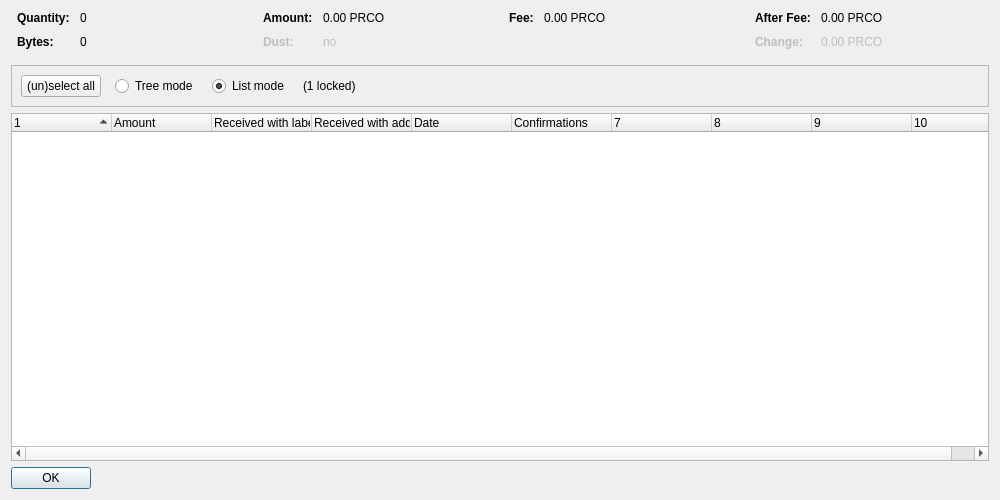
<?xml version="1.0" encoding="UTF-8"?>
<ui version="4.0">
 <class>CoinControlDialog</class>
 <widget class="QDialog" name="CoinControlDialog">
  <property name="geometry">
   <rect>
    <x>0</x>
    <y>0</y>
    <width>1000</width>
    <height>500</height>
   </rect>
  </property>
  <property name="windowTitle">
   <string>Coin Selection</string>
  </property>
  <layout class="QVBoxLayout" name="verticalLayout">
   <item>
    <layout class="QHBoxLayout" name="horizontalLayoutTop" stretch="0,0,0,0">
     <property name="topMargin">
      <number>0</number>
     </property>
     <property name="bottomMargin">
      <number>10</number>
     </property>
     <item>
      <layout class="QFormLayout" name="formLayoutCoinControl1">
       <property name="horizontalSpacing">
        <number>10</number>
       </property>
       <property name="verticalSpacing">
        <number>10</number>
       </property>
       <property name="leftMargin">
        <number>6</number>
       </property>
       <property name="rightMargin">
        <number>6</number>
       </property>
       <item row="0" column="0">
        <widget class="QLabel" name="labelCoinControlQuantityText">
         <property name="font">
          <font>
           <weight>75</weight>
           <bold>true</bold>
          </font>
         </property>
         <property name="text">
          <string>Quantity:</string>
         </property>
        </widget>
       </item>
       <item row="0" column="1">
        <widget class="QLabel" name="labelCoinControlQuantity">
         <property name="cursor">
          <cursorShape>IBeamCursor</cursorShape>
         </property>
         <property name="contextMenuPolicy">
          <enum>Qt::ActionsContextMenu</enum>
         </property>
         <property name="text">
          <string notr="true">0</string>
         </property>
         <property name="textInteractionFlags">
          <set>Qt::LinksAccessibleByMouse|Qt::TextSelectableByKeyboard|Qt::TextSelectableByMouse</set>
         </property>
        </widget>
       </item>
       <item row="1" column="0">
        <widget class="QLabel" name="labelCoinControlBytesText">
         <property name="font">
          <font>
           <weight>75</weight>
           <bold>true</bold>
          </font>
         </property>
         <property name="text">
          <string>Bytes:</string>
         </property>
        </widget>
       </item>
       <item row="1" column="1">
        <widget class="QLabel" name="labelCoinControlBytes">
         <property name="cursor">
          <cursorShape>IBeamCursor</cursorShape>
         </property>
         <property name="contextMenuPolicy">
          <enum>Qt::ActionsContextMenu</enum>
         </property>
         <property name="text">
          <string notr="true">0</string>
         </property>
         <property name="textInteractionFlags">
          <set>Qt::LinksAccessibleByMouse|Qt::TextSelectableByKeyboard|Qt::TextSelectableByMouse</set>
         </property>
        </widget>
       </item>
      </layout>
     </item>
     <item>
      <layout class="QFormLayout" name="formLayoutCoinControl2">
       <property name="horizontalSpacing">
        <number>10</number>
       </property>
       <property name="verticalSpacing">
        <number>10</number>
       </property>
       <property name="leftMargin">
        <number>6</number>
       </property>
       <property name="rightMargin">
        <number>6</number>
       </property>
       <item row="0" column="0">
        <widget class="QLabel" name="labelCoinControlAmountText">
         <property name="font">
          <font>
           <weight>75</weight>
           <bold>true</bold>
          </font>
         </property>
         <property name="text">
          <string>Amount:</string>
         </property>
        </widget>
       </item>
       <item row="0" column="1">
        <widget class="QLabel" name="labelCoinControlAmount">
         <property name="cursor">
          <cursorShape>IBeamCursor</cursorShape>
         </property>
         <property name="contextMenuPolicy">
          <enum>Qt::ActionsContextMenu</enum>
         </property>
         <property name="text">
          <string notr="true">0.00 PRCO</string>
         </property>
         <property name="textInteractionFlags">
          <set>Qt::LinksAccessibleByMouse|Qt::TextSelectableByKeyboard|Qt::TextSelectableByMouse</set>
         </property>
        </widget>
       </item>
       <item row="1" column="0">
        <widget class="QLabel" name="labelCoinControlLowOutputText">
         <property name="enabled">
          <bool>false</bool>
         </property>
         <property name="font">
          <font>
           <weight>75</weight>
           <bold>true</bold>
          </font>
         </property>
         <property name="text">
          <string>Dust:</string>
         </property>
        </widget>
       </item>
       <item row="1" column="1">
        <widget class="QLabel" name="labelCoinControlLowOutput">
         <property name="enabled">
          <bool>false</bool>
         </property>
         <property name="cursor">
          <cursorShape>IBeamCursor</cursorShape>
         </property>
         <property name="contextMenuPolicy">
          <enum>Qt::ActionsContextMenu</enum>
         </property>
         <property name="text">
          <string notr="true">no</string>
         </property>
         <property name="textInteractionFlags">
          <set>Qt::LinksAccessibleByMouse|Qt::TextSelectableByKeyboard|Qt::TextSelectableByMouse</set>
         </property>
        </widget>
       </item>
      </layout>
     </item>
     <item>
      <layout class="QFormLayout" name="formLayoutCoinControl3">
       <property name="horizontalSpacing">
        <number>10</number>
       </property>
       <property name="verticalSpacing">
        <number>10</number>
       </property>
       <property name="leftMargin">
        <number>6</number>
       </property>
       <property name="rightMargin">
        <number>6</number>
       </property>
       <item row="0" column="0">
        <widget class="QLabel" name="labelCoinControlFeeText">
         <property name="font">
          <font>
           <weight>75</weight>
           <bold>true</bold>
          </font>
         </property>
         <property name="text">
          <string>Fee:</string>
         </property>
        </widget>
       </item>
       <item row="0" column="1">
        <widget class="QLabel" name="labelCoinControlFee">
         <property name="cursor">
          <cursorShape>IBeamCursor</cursorShape>
         </property>
         <property name="contextMenuPolicy">
          <enum>Qt::ActionsContextMenu</enum>
         </property>
         <property name="text">
          <string notr="true">0.00 PRCO</string>
         </property>
         <property name="textInteractionFlags">
          <set>Qt::LinksAccessibleByMouse|Qt::TextSelectableByKeyboard|Qt::TextSelectableByMouse</set>
         </property>
        </widget>
       </item>
      </layout>
     </item>
     <item>
      <layout class="QFormLayout" name="formLayoutCoinControl4">
       <property name="horizontalSpacing">
        <number>10</number>
       </property>
       <property name="verticalSpacing">
        <number>10</number>
       </property>
       <property name="leftMargin">
        <number>6</number>
       </property>
       <property name="rightMargin">
        <number>6</number>
       </property>
       <item row="0" column="0">
        <widget class="QLabel" name="labelCoinControlAfterFeeText">
         <property name="font">
          <font>
           <weight>75</weight>
           <bold>true</bold>
          </font>
         </property>
         <property name="text">
          <string>After Fee:</string>
         </property>
        </widget>
       </item>
       <item row="0" column="1">
        <widget class="QLabel" name="labelCoinControlAfterFee">
         <property name="cursor">
          <cursorShape>IBeamCursor</cursorShape>
         </property>
         <property name="contextMenuPolicy">
          <enum>Qt::ActionsContextMenu</enum>
         </property>
         <property name="text">
          <string notr="true">0.00 PRCO</string>
         </property>
         <property name="textInteractionFlags">
          <set>Qt::LinksAccessibleByMouse|Qt::TextSelectableByKeyboard|Qt::TextSelectableByMouse</set>
         </property>
        </widget>
       </item>
       <item row="1" column="0">
        <widget class="QLabel" name="labelCoinControlChangeText">
         <property name="enabled">
          <bool>false</bool>
         </property>
         <property name="font">
          <font>
           <weight>75</weight>
           <bold>true</bold>
          </font>
         </property>
         <property name="text">
          <string>Change:</string>
         </property>
        </widget>
       </item>
       <item row="1" column="1">
        <widget class="QLabel" name="labelCoinControlChange">
         <property name="enabled">
          <bool>false</bool>
         </property>
         <property name="cursor">
          <cursorShape>IBeamCursor</cursorShape>
         </property>
         <property name="contextMenuPolicy">
          <enum>Qt::ActionsContextMenu</enum>
         </property>
         <property name="text">
          <string notr="true">0.00 PRCO</string>
         </property>
         <property name="textInteractionFlags">
          <set>Qt::LinksAccessibleByMouse|Qt::TextSelectableByKeyboard|Qt::TextSelectableByMouse</set>
         </property>
        </widget>
       </item>
      </layout>
     </item>
    </layout>
   </item>
   <item>
    <widget class="QFrame" name="frame">
     <property name="minimumSize">
      <size>
       <width>0</width>
       <height>40</height>
      </size>
     </property>
     <property name="frameShape">
      <enum>QFrame::StyledPanel</enum>
     </property>
     <property name="frameShadow">
      <enum>QFrame::Sunken</enum>
     </property>
     <layout class="QHBoxLayout" name="horizontalLayout">
      <item>
       <layout class="QHBoxLayout" name="horizontalLayoutPanel" stretch="0,0,0,0,0">
        <property name="spacing">
         <number>14</number>
        </property>
        <item>
         <widget class="QPushButton" name="pushButtonSelectAll">
          <property name="sizePolicy">
           <sizepolicy hsizetype="Maximum" vsizetype="Fixed">
            <horstretch>0</horstretch>
            <verstretch>0</verstretch>
           </sizepolicy>
          </property>
          <property name="text">
           <string>(un)select all</string>
          </property>
          <property name="autoDefault">
           <bool>false</bool>
          </property>
         </widget>
        </item>
        <item>
         <widget class="QRadioButton" name="radioTreeMode">
          <property name="sizePolicy">
           <sizepolicy hsizetype="Maximum" vsizetype="Fixed">
            <horstretch>0</horstretch>
            <verstretch>0</verstretch>
           </sizepolicy>
          </property>
          <property name="text">
           <string>Tree mode</string>
          </property>
         </widget>
        </item>
        <item>
         <widget class="QRadioButton" name="radioListMode">
          <property name="sizePolicy">
           <sizepolicy hsizetype="Maximum" vsizetype="Fixed">
            <horstretch>0</horstretch>
            <verstretch>0</verstretch>
           </sizepolicy>
          </property>
          <property name="text">
           <string>List mode</string>
          </property>
          <property name="checked">
           <bool>true</bool>
          </property>
         </widget>
        </item>
        <item>
         <widget class="QLabel" name="labelLocked">
          <property name="text">
           <string notr="true">(1 locked)</string>
          </property>
         </widget>
        </item>
        <item>
         <spacer name="horizontalSpacer">
          <property name="orientation">
           <enum>Qt::Horizontal</enum>
          </property>
          <property name="sizeHint" stdset="0">
           <size>
            <width>40</width>
            <height>20</height>
           </size>
          </property>
         </spacer>
        </item>
       </layout>
      </item>
     </layout>
    </widget>
   </item>
   <item>
    <widget class="CoinControlTreeWidget" name="treeWidget">
     <property name="contextMenuPolicy">
      <enum>Qt::CustomContextMenu</enum>
     </property>
     <property name="sortingEnabled">
      <bool>false</bool>
     </property>
     <property name="columnCount">
      <number>10</number>
     </property>
     <attribute name="headerShowSortIndicator" stdset="0">
      <bool>true</bool>
     </attribute>
     <attribute name="headerStretchLastSection">
      <bool>false</bool>
     </attribute>
     <column>
      <property name="text">
       <string/>
      </property>
     </column>
     <column>
      <property name="text">
       <string>Amount</string>
      </property>
     </column>
     <column>
      <property name="text">
       <string>Received with label</string>
      </property>
     </column>
     <column>
      <property name="text">
       <string>Received with address</string>
      </property>
     </column>
     <column>
      <property name="text">
       <string>Date</string>
      </property>
     </column>
     <column>
      <property name="text">
       <string>Confirmations</string>
      </property>
      <property name="toolTip">
       <string>Confirmed</string>
      </property>
     </column>
     <column>
      <property name="text">
       <string/>
      </property>
     </column>
     <column>
      <property name="text">
       <string/>
      </property>
     </column>
     <column>
      <property name="text">
       <string/>
      </property>
     </column>
     <column>
      <property name="text">
       <string/>
      </property>
     </column>
    </widget>
   </item>
   <item>
    <widget class="QDialogButtonBox" name="buttonBox">
     <property name="sizePolicy">
      <sizepolicy hsizetype="Maximum" vsizetype="Fixed">
       <horstretch>0</horstretch>
       <verstretch>0</verstretch>
      </sizepolicy>
     </property>
     <property name="orientation">
      <enum>Qt::Horizontal</enum>
     </property>
     <property name="standardButtons">
      <set>QDialogButtonBox::Ok</set>
     </property>
    </widget>
   </item>
  </layout>
 </widget>
 <customwidgets>
  <customwidget>
   <class>CoinControlTreeWidget</class>
   <extends>QTreeWidget</extends>
   <header>coincontroltreewidget.h</header>
  </customwidget>
 </customwidgets>
 <resources/>
 <connections/>
</ui>
